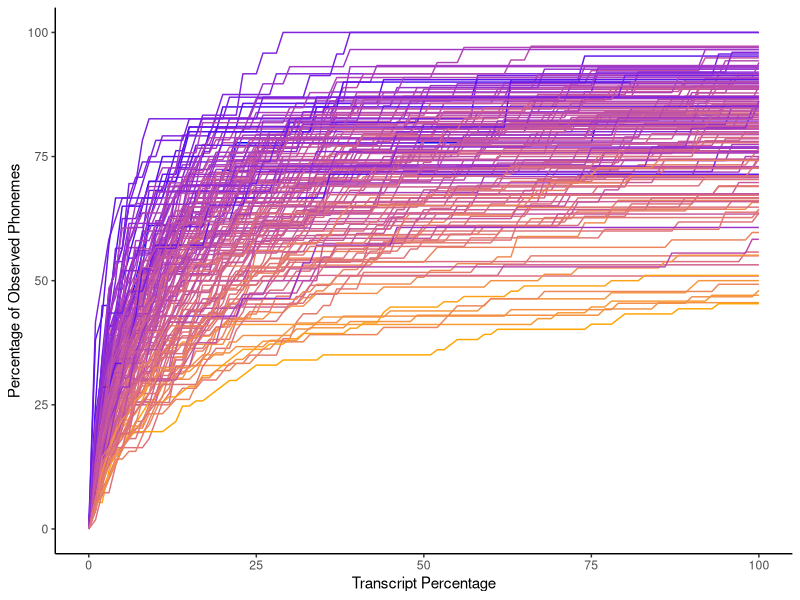
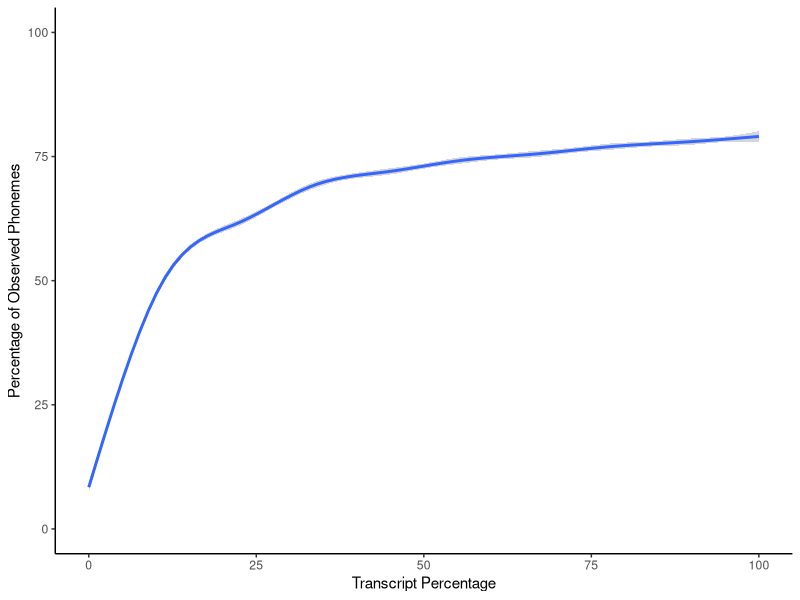
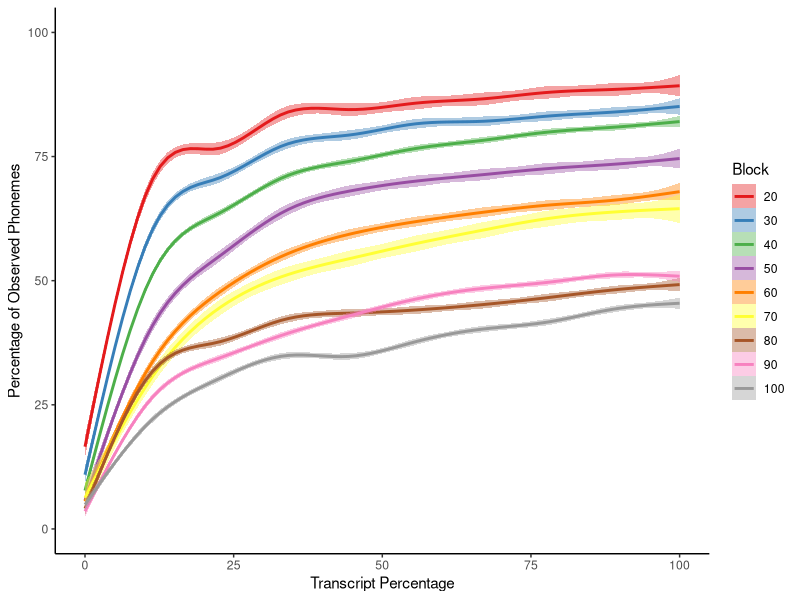
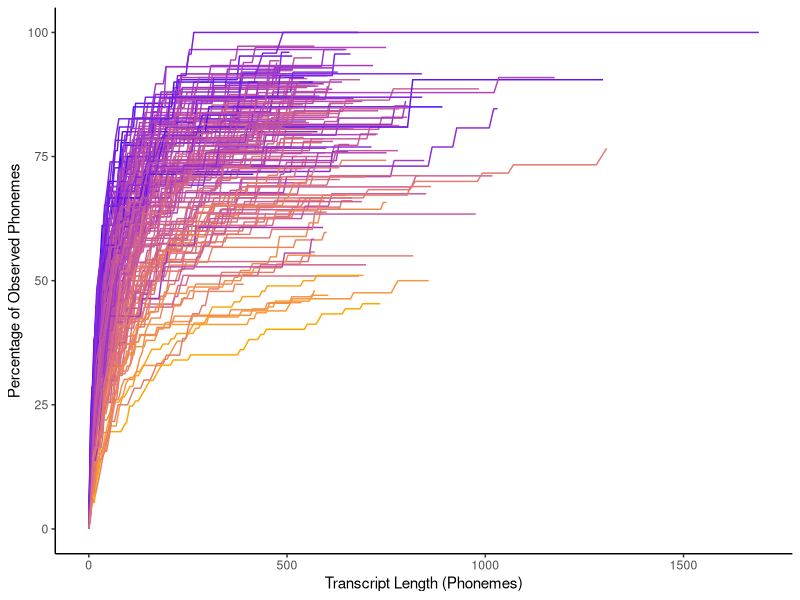
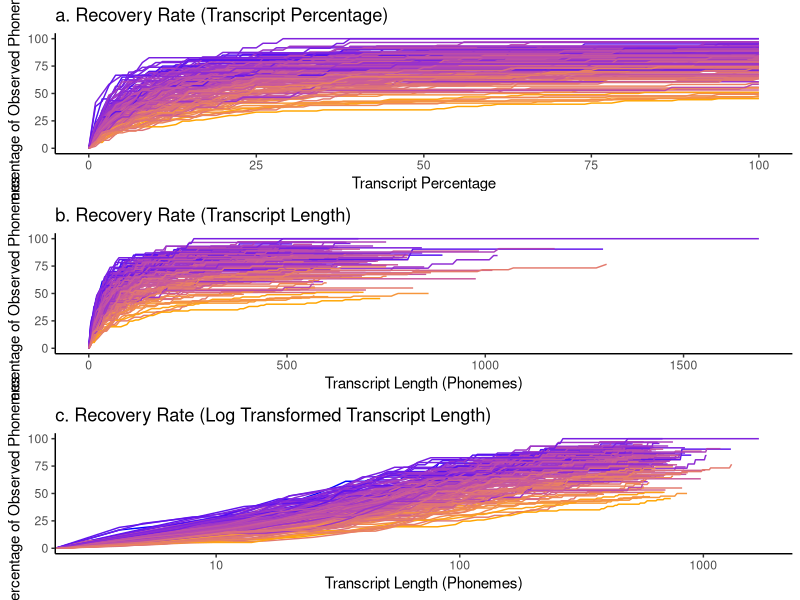

Reproduce these figures in R, in order.
library(ggplot2)
require(gridExtra)

records <- read.delim('coverage.dat', header=TRUE)

#
# Recovery all lines
#
p1 <- ggplot(records,
    aes(x=PPercent, y=OPercent, color=TotalInventory)
)
p1 <- p1 + geom_line(aes(group=Language))
p1 <- p1 + scale_color_gradient("Inventory Size", trans="log", high="orange", low="blue")
p1 <- p1 + xlab('Transcript Percentage') + ylab("Percentage of Observed Phonemes")
p1 <- p1 + theme_classic()
p1 <- p1 + guides(color="none")

pdf("recovery_rate.pdf")
print(p1)
x <- dev.off()


#
# Recovery  - smoothed
#
p <- ggplot(records, aes(x=PPercent, y=OPercent))
p <- p + geom_smooth()
p <- p + xlab('Transcript Percentage') + ylab("Percentage of Observed Phonemes")
p <- p + xlim(0, 100) + ylim(0, 100)
p <- p + theme_classic()

pdf("recovery_rate_combined.pdf")
print(p)
x <- dev.off()



#
# Recovery -- blocked into 10s
#
records$Block <- as.factor(round(records$TotalInventory, -1))

p <- ggplot(records,
    aes(x=PPercent, y=OPercent, group=Block,
        fill=Block,
        color=Block
))
p <- p + geom_smooth()
p <- p + scale_color_brewer(palette="Set1")
p <- p + scale_fill_brewer(palette="Set1")
p <- p + xlab('Transcript Percentage') + ylab("Percentage of Observed Phonemes")
p <- p + xlim(0, 100) + ylim(0, 100)
p <- p + theme_classic()

pdf("recovery_rate_blocked.pdf")
print(p)
x <- dev.off()


p2 <- ggplot(records,
            aes(x=TranscriptLength, y=OPercent, color=TotalInventory)
)
p2 <- p2 + geom_line(aes(group=Language))
p2 <- p2 + scale_color_gradient("Inventory Size", trans="log", high="orange", low="blue")
p2 <- p2 + xlab('Transcript Length (Phonemes)')
p2 <- p2 + ylab("Percentage of Observed Phonemes")
p2 <- p2 + theme_classic()
p2 <- p2 + guides(color="none")

pdf("recovery_rate_vs_transcript_length.pdf")
print(p2)
x <- dev.off()


p1 <- p1 + ggtitle('a. Recovery Rate (Transcript Percentage)') + theme(plot.title=element_text(hjust=0))
p2 <- p2 + ggtitle('b. Recovery Rate (Transcript Length)') + theme(plot.title=element_text(hjust=0))

p1 <- p1 + geom_smooth(colour="#333333", method="loess")
p2 <- p2 + geom_smooth(colour="#333333", method="loess")

# plot 3
p3 <- p2 + scale_x_log10()
# the above will generate ggplot2 warnings from the counts at point zero:
#   Transformation introduced infinite values in continuous x-axis
p3 <- p3 + ggtitle('c. Recovery Rate (Log Transformed Transcript Length)') + theme(plot.title=element_text(hjust=0))

# force the same scale
p1 <- p1 + ylim(0, 100)
p2 <- p2 + ylim(0, 100)
p3 <- p3 + ylim(0, 100)


ggsave("combined.pdf", grid.arrange(p1, p2, p3, ncol=1))

